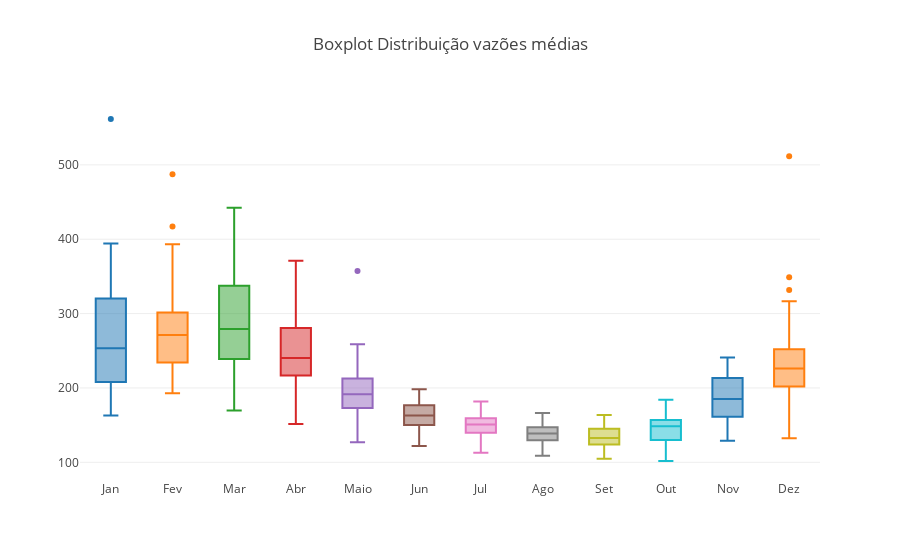

Write notebook code for a chart like this one.
### Markdown cell above
- Segundo a média: meses de seca = Maio a Novembro e meses de cheia = Dez a Abr

### Code cell
data = []
meses_list = ['Jan','Fev','Mar','Abr', 'Maio','Jun','Jul','Ago','Set','Out','Nov','Dez']
for mes in np.arange(1,13,1):
    data.append(go.Box(y = ts[ts['month'] == mes]['vazao'], name = meses_list[mes-1]))

layout = go.Layout(title = 'Boxplot Distribuição vazões médias', showlegend = False)

fig = go.Figure(data = data, layout = layout)

pyo.iplot(fig, config=dict(showLink=False))
